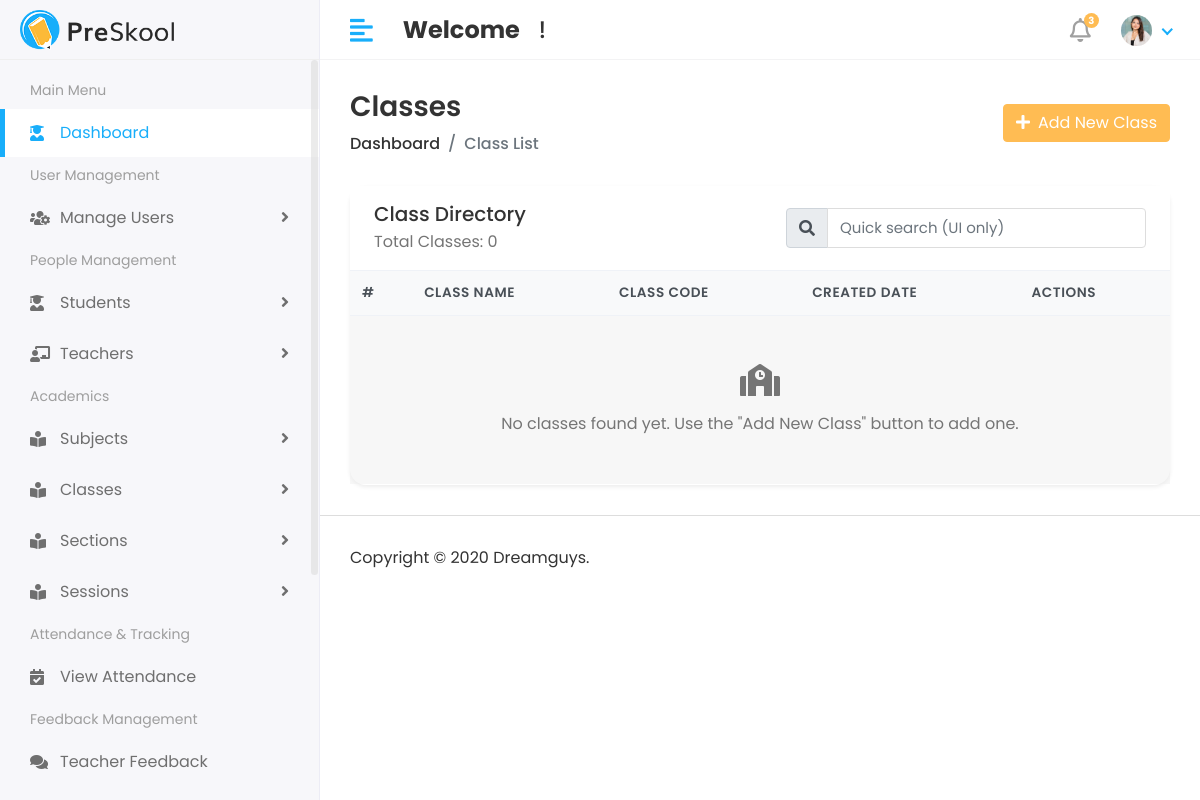
/academic/class-list/, run on an earlier commit of the app's database.
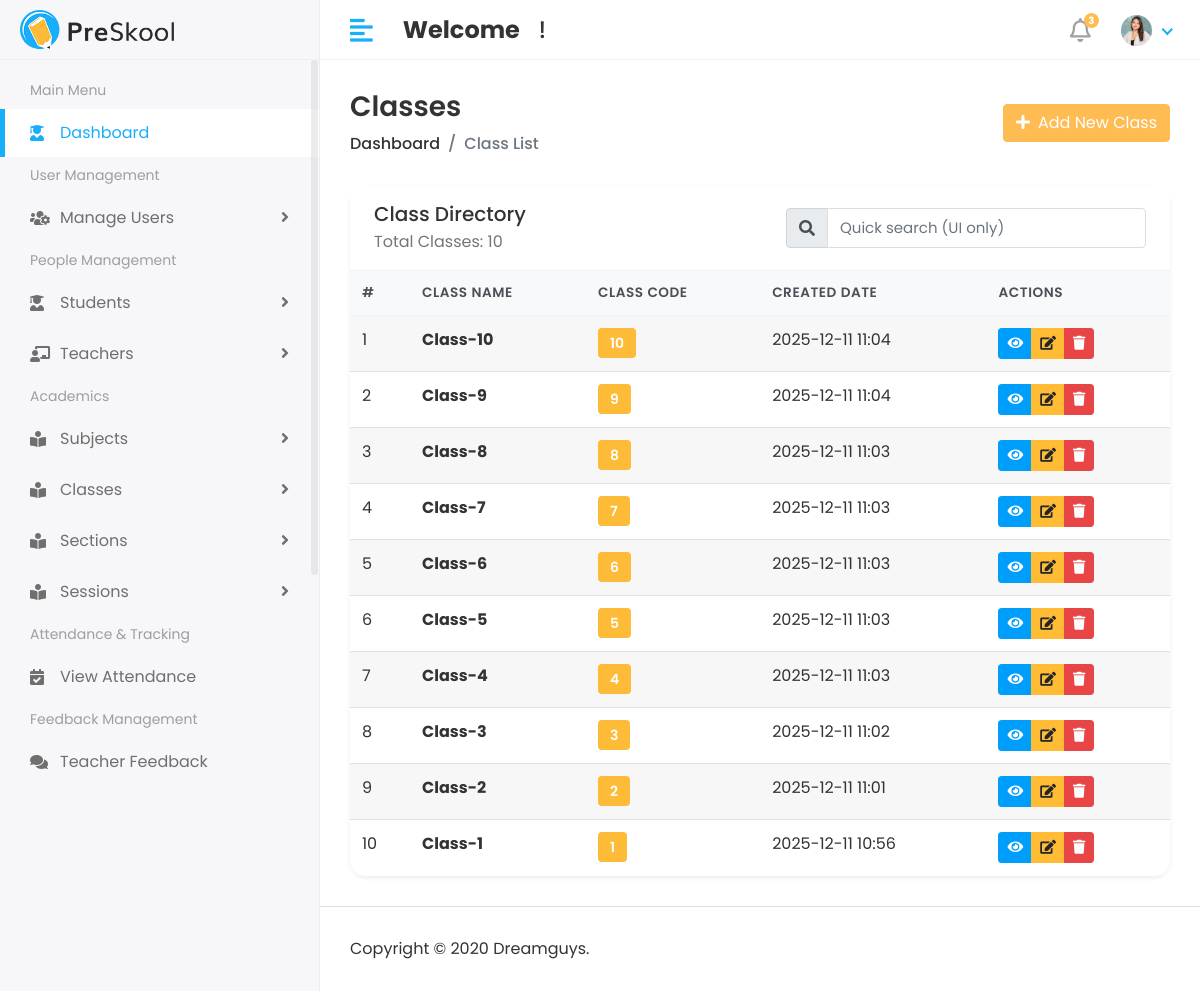
And on a later commit of the database.
### academic/models.py (models this page shows, shortened)
class Class(models.Model):
    name = models.CharField(
        max_length=50,
        unique=True,
        verbose_name="Class Name"
    )
    class_code = models.PositiveIntegerField(
        validators=[
            MinValueValidator(1),
            MaxValueValidator(99)  # max 2 digits
        ],
        verbose_name="Class Code"
    )
    created_at = models.DateTimeField(
        auto_now_add=True,
        verbose_name="Created Date"
    )
    class Meta:
        verbose_name = "Class"
        verbose_name_plural = "Classes"   # Admin menu name will show correctly

### academic/views.py (the view)
# urls.py: path('class-list/', class_list, name='class_list'),
def class_list(request):
    classes = Class.objects.all().order_by('-created_at')
    context = {
        'classes': classes
    }
    return render(request, 'Academic/class/class_list.html', context)

### templates/Academic/class/class_list.html (shortened to what this page needs)
{% extends "base.html" %}
{% load static %}
{% block content %}
<div class="content container-fluid">
    <div class="page-header">
        <div class="row align-items-center">
            <div class="col">
                <h3 class="page-title mb-2">Classes</h3>
                <ul class="breadcrumb mb-0">
                    <li class="breadcrumb-item"><a href="{% url 'admin_home_page' %}">Dashboard</a></li>
                    <li class="breadcrumb-item active">Class List</li>
                </ul>
            </div>
            <div class="col-auto mt-3 mt-md-0">
                <a href="{% url 'add_class' %}" class="btn btn-primary">
                    <i class="fas fa-plus mr-2"></i>Add New Class
                </a>
            </div>
        </div>
    </div>
    <div class="card shadow-sm class-table-card">
        <div class="card-header bg-white border-0 d-flex flex-column flex-md-row align-items-start align-items-md-center justify-content-between">
            <div>
                <h5 class="mb-1">Class Directory</h5>
                <p class="mb-0 text-muted">Total Classes: {{ classes|length }}</p>
            </div>
            <form class="form-inline mt-3 mt-md-0">
                <div class="input-group">
                    <div class="input-group-prepend">
                        <span class="input-group-text"><i class="fas fa-search"></i></span>
                    </div>
                    <input type="text" class="form-control" placeholder="Quick search (UI only)">
                </div>
            </form>
        </div>
        <div class="table-responsive">
            <table class="table table-hover table-striped align-middle mb-0">
                <thead class="thead-light">
                    <tr>
                        <th scope="col">#</th>
                        <th scope="col">Class Name</th>
                        <th scope="col">Class Code</th>
                        <th scope="col">Created Date</th>
                        <th scope="col">Actions</th>
                    </tr>
                </thead>
                <tbody>
                    {% for class in classes %}
                        <tr>
                            <td>{{ forloop.counter }}</td>
                            <td>
                                <strong>{{ class.name }}</strong>
                            </td>
                            <td>
                                <span class="badge badge-primary badge-code">{{ class.class_code }}</span>
                            </td>
                            <td>{{ class.created_at|date:"Y-m-d H:i"|default:"—" }}</td>
                            <td>
                                <div class="btn-group" role="group">
                                    <a href="#" class="btn btn-sm btn-info" title="View">
                                        <i class="fas fa-eye"></i>
                                    </a>
                                    <a href="#" class="btn btn-sm btn-warning" title="Edit">
                                        <i class="fas fa-edit"></i>
                                    </a>
                                    <a href="#" class="btn btn-sm btn-danger" title="Delete">
                                        <i class="fas fa-trash"></i>
                                    </a>
                                </div>
                            </td>
                        </tr>
                    {% empty %}
                        <tr>
                            <td colspan="5" class="text-center py-5">
                                <div class="text-muted">
                                    <i class="fas fa-school fa-2x mb-3 d-block"></i>
                                    No classes found yet. Use the "Add New Class" button to add one.
                                </div>
                            </td>
                        </tr>
                    {% endfor %}
                </tbody>
            </table>
        </div>
    </div>
</div>
{% endblock content %}

### templates/base.html (shortened to what this page needs)
{% load static %}
<!DOCTYPE html>
<html lang="en">
<head>
    <link rel="stylesheet" href="{% static 'assets/plugins/bootstrap/css/bootstrap.min.css' %}">
    <link rel="stylesheet" href="{% static 'assets/plugins/fontawesome/css/fontawesome.min.css' %}">
    <link rel="stylesheet" href="{% static 'assets/plugins/fontawesome/css/all.min.css' %}">
    <link rel="stylesheet" href="{% static 'assets/css/style.css' %}">
</head>
<body>
    <div class="main-wrapper">
        {% include "Includes/header.html" %}
        {% include "Includes/sidebar.html" %}
        <div class="page-wrapper">
            {% block content %}
            {% endblock content %}
            {% include "Includes/footer.html" %}
        </div>
    </div>
</body>
</html>

### templates/Includes/header.html (shortened to what this page needs)
{% load static %}
<div class="header">
    <div class="header-left">
        <a href="#" class="logo">
            <img src="{% static 'assets/img/logo.png' %}" alt="Logo">
        </a>
    </div>
    <a href="javascript:void(0);" id="toggle_btn">
        <i class="fas fa-align-left"></i>
    </a>
    <div class="top-nav-search mt-3">
        <h4><strong>Welcome</strong><span>&nbsp;{{user.first_name}} {{user.last_name}}&nbsp;!</span></h4>
    </div>
    <ul class="nav user-menu">
        <li class="nav-item dropdown noti-dropdown">
            <a href="#" class="dropdown-toggle nav-link" data-toggle="dropdown">
                <i class="far fa-bell"></i> <span class="badge badge-pill">3</span>
            </a>
        </li>
        <li class="nav-item dropdown has-arrow">
            <a href="#" class="dropdown-toggle nav-link" data-toggle="dropdown">
                <span class="user-img">
                    {% if user.profile_pic %}
                        <img class="rounded-circle" src="{{ user.profile_pic.url }}" width="31" height="31" alt="{{ user.get_full_name|default:user.username }}">
                    {% else %}
                        <img class="rounded-circle" src="{% static 'assets/img/profiles/avatar-01.jpg' %}" width="31" height="31" alt="Default avatar">
                    {% endif %}
                </span>
            </a>
        </li>
    </ul>
</div>

### templates/Includes/sidebar.html (shortened to what this page needs)
{% load static %}
<div class="sidebar" id="sidebar">
    <div class="sidebar-inner slimscroll">
        <div id="sidebar-menu" class="sidebar-menu">
            <ul>
                <li class="menu-title">
                    <span>Main Menu</span>
                </li>
                <li class="active">
                    <a href="{% url 'admin_home_page' %}"><i class="fas fa-user-graduate"></i> <span> Dashboard</span></a>
                </li>
                <li class="menu-title">
                    <span>User Management</span>
                </li>
                <li class="submenu">
                    <a href="#"><i class="fas fa-users-cog"></i> <span>Manage Users</span> <span class="menu-arrow"></span></a>
                </li>
                <li class="menu-title">
                    <span>People Management</span>
                </li>
                <li class="submenu">
                    <a href="#"><i class="fas fa-user-graduate"></i> <span> Students</span> <span class="menu-arrow"></span></a>
                </li>
                <li class="submenu">
                    <a href="#"><i class="fas fa-chalkboard-teacher"></i> <span> Teachers</span> <span class="menu-arrow"></span></a>
                </li>
                <li class="menu-title">
                    <span>Academics</span>
                </li>
                <li class="submenu">
                    <a href="#"><i class="fas fa-book-reader"></i> <span> Subjects</span> <span class="menu-arrow"></span></a>
                </li>
                <li class="submenu">
                    <a href="#"><i class="fas fa-book-reader"></i> <span> Classes</span> <span class="menu-arrow"></span></a>
                </li>
                <li class="submenu">
                    <a href="#"><i class="fas fa-book-reader"></i> <span> Sections</span> <span class="menu-arrow"></span></a>
                </li>
                <li class="submenu">
                    <a href="#"><i class="fas fa-book-reader"></i> <span> Sessions</span> <span class="menu-arrow"></span></a>
                </li>
                <li class="menu-title">
                    <span>Attendance & Tracking</span>
                </li>
                <li>
                    <a href="#"><i class="fas fa-calendar-check"></i> <span>View Attendance</span></a>
                </li>
                <li class="menu-title">
                    <span>Feedback Management</span>
                </li>
                <li>
                    <a href="#"><i class="fas fa-comments"></i> <span>Teacher Feedback</span></a>
                </li>
                <li>
                    <a href="#"> <span>Student Feedback</span></a>
                </li>
            </ul>
        </div>
    </div>
</div>

### templates/Includes/footer.html
<footer>
               <p>Copyright © 2020 Dreamguys.</p>
            </footer>

### templates/Academic/class/class_list.html (style rules this page uses)
.table thead th { border-bottom-width: 1px; font-size: 0.85rem; text-transform: uppercase; letter-spacing: 0.04em; }
.class-table-card { border: 0; border-radius: 1rem; }
.badge-code { font-size: 0.875rem; padding: 0.5rem 0.75rem; font-weight: 600; }

What changed in the data, as far as the page shows it:
added Class: name "Class-10", class_code "10", created_at "2025-12-11 11:04"
added Class: name "Class-9", class_code "9", created_at "2025-12-11 11:04"
added Class: name "Class-8", class_code "8", created_at "2025-12-11 11:03"
added Class: name "Class-7", class_code "7", created_at "2025-12-11 11:03"
added Class: name "Class-6", class_code "6", created_at "2025-12-11 11:03"
added Class: name "Class-5", class_code "5", created_at "2025-12-11 11:03"
added Class: name "Class-4", class_code "4", created_at "2025-12-11 11:03"
added Class: name "Class-3", class_code "3", created_at "2025-12-11 11:02"
added Class: name "Class-2", class_code "2", created_at "2025-12-11 11:01"
added Class: name "Class-1", class_code "1", created_at "2025-12-11 10:56"
Also different on the page:
{{ classes|length }}: "0" → "10"
text no longer shown: "No classes found yet. Use the \"Add New Class\" button to add one."
